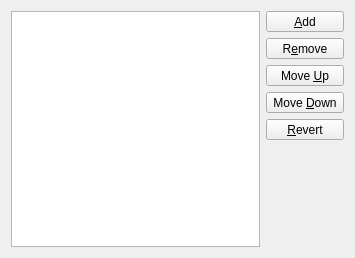
<?xml version="1.0" encoding="UTF-8"?>
<ui version="4.0">
 <class>SkkDictWidget</class>
 <widget class="QWidget" name="SkkDictWidget">
  <property name="geometry">
   <rect>
    <x>0</x>
    <y>0</y>
    <width>355</width>
    <height>258</height>
   </rect>
  </property>
  <property name="windowTitle">
   <string>Form</string>
  </property>
  <layout class="QHBoxLayout" name="horizontalLayout">
   <item>
    <widget class="QListView" name="dictionaryView"/>
   </item>
   <item>
    <layout class="QVBoxLayout" name="verticalLayout_2">
     <item>
      <widget class="QToolButton" name="addDictButton">
       <property name="sizePolicy">
        <sizepolicy hsizetype="Minimum" vsizetype="Fixed">
         <horstretch>0</horstretch>
         <verstretch>0</verstretch>
        </sizepolicy>
       </property>
       <property name="text">
        <string>&amp;Add</string>
       </property>
       <property name="icon">
        <iconset theme="list-add"/>
       </property>
      </widget>
     </item>
     <item>
      <widget class="QToolButton" name="removeDictButton">
       <property name="sizePolicy">
        <sizepolicy hsizetype="Minimum" vsizetype="Fixed">
         <horstretch>0</horstretch>
         <verstretch>0</verstretch>
        </sizepolicy>
       </property>
       <property name="text">
        <string>R&amp;emove</string>
       </property>
       <property name="icon">
        <iconset theme="list-remove">
         <normaloff>.</normaloff>.</iconset>
       </property>
      </widget>
     </item>
     <item>
      <widget class="QToolButton" name="moveUpDictButton">
       <property name="sizePolicy">
        <sizepolicy hsizetype="Minimum" vsizetype="Fixed">
         <horstretch>0</horstretch>
         <verstretch>0</verstretch>
        </sizepolicy>
       </property>
       <property name="text">
        <string>Move &amp;Up</string>
       </property>
       <property name="icon">
        <iconset theme="go-up">
         <normaloff>.</normaloff>.</iconset>
       </property>
      </widget>
     </item>
     <item>
      <widget class="QToolButton" name="moveDownDictButton">
       <property name="sizePolicy">
        <sizepolicy hsizetype="Minimum" vsizetype="Fixed">
         <horstretch>0</horstretch>
         <verstretch>0</verstretch>
        </sizepolicy>
       </property>
       <property name="text">
        <string>Move &amp;Down</string>
       </property>
       <property name="icon">
        <iconset theme="go-down">
         <normaloff>.</normaloff>.</iconset>
       </property>
      </widget>
     </item>
     <item>
      <widget class="QToolButton" name="defaultDictButton">
       <property name="sizePolicy">
        <sizepolicy hsizetype="Minimum" vsizetype="Fixed">
         <horstretch>0</horstretch>
         <verstretch>0</verstretch>
        </sizepolicy>
       </property>
       <property name="text">
        <string>&amp;Revert</string>
       </property>
       <property name="icon">
        <iconset theme="document-revert">
         <normaloff>.</normaloff>.</iconset>
       </property>
      </widget>
     </item>
     <item>
      <spacer name="verticalSpacer_2">
       <property name="orientation">
        <enum>Qt::Vertical</enum>
       </property>
       <property name="sizeHint" stdset="0">
        <size>
         <width>20</width>
         <height>40</height>
        </size>
       </property>
      </spacer>
     </item>
    </layout>
   </item>
  </layout>
 </widget>
 <resources/>
 <connections/>
</ui>
